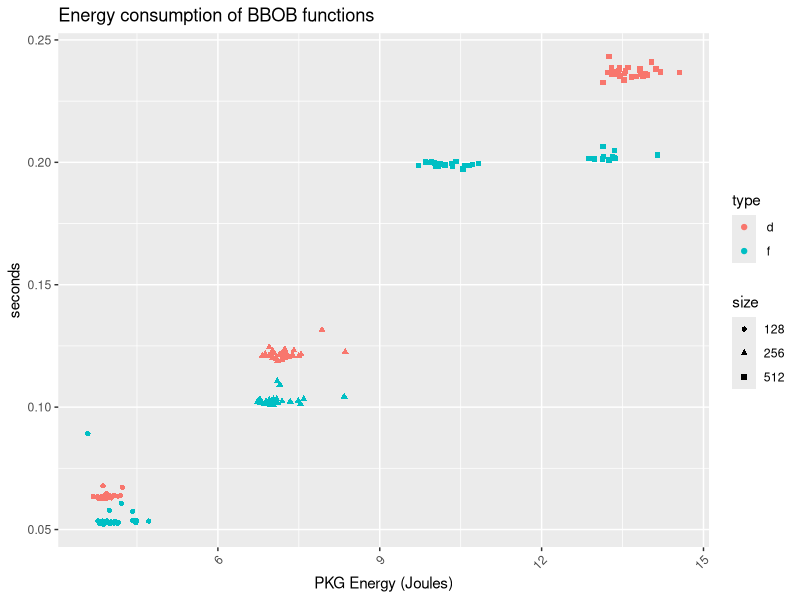
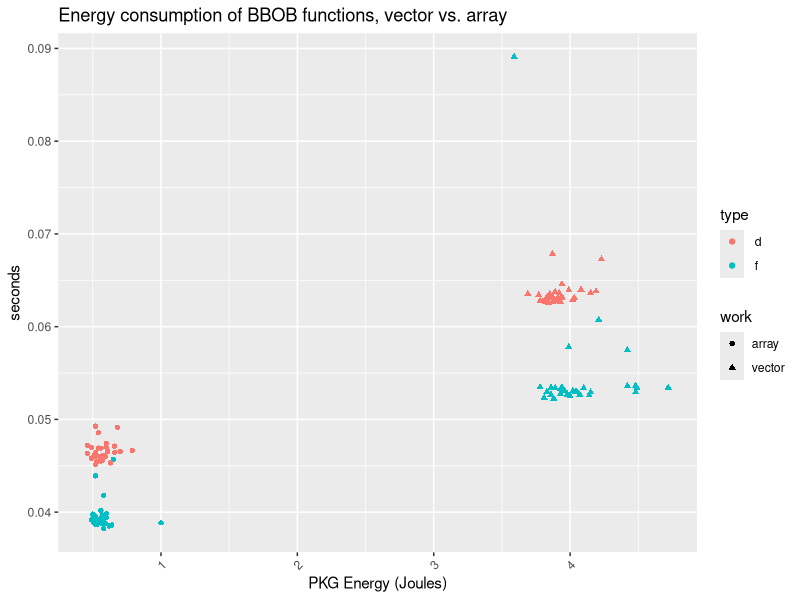
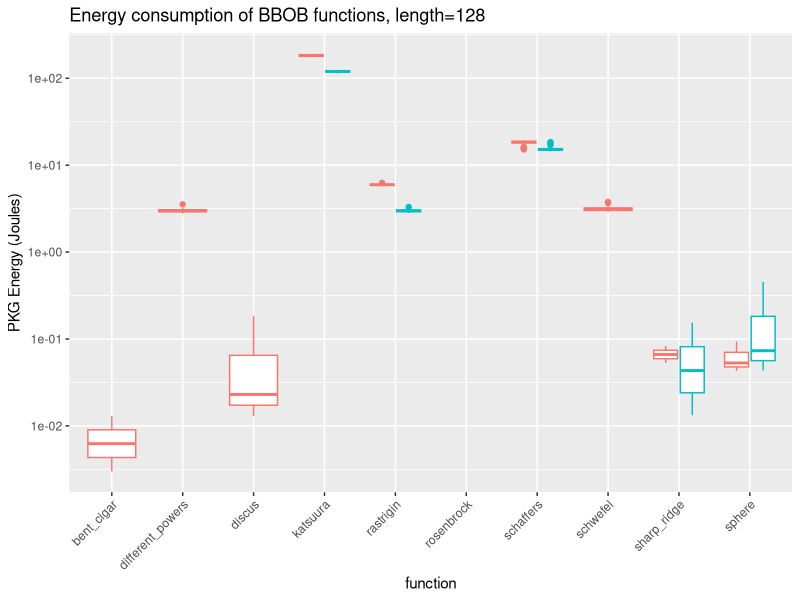
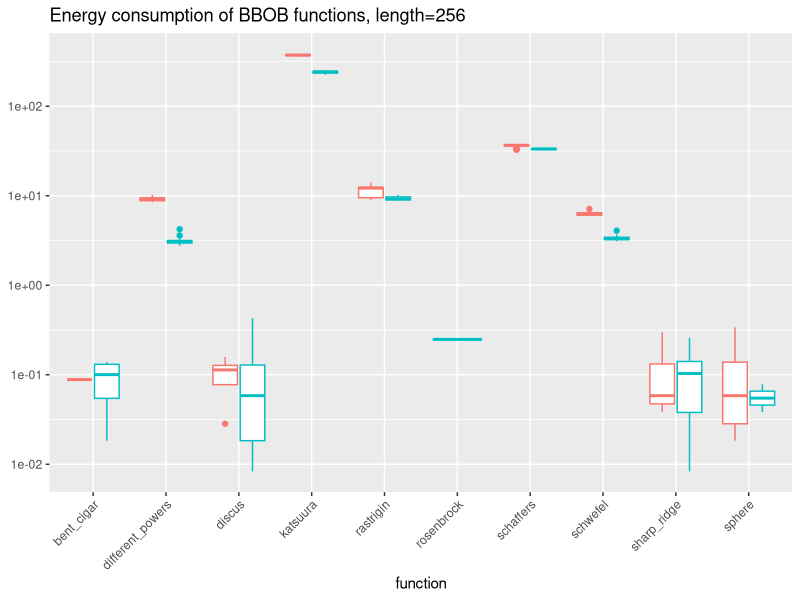
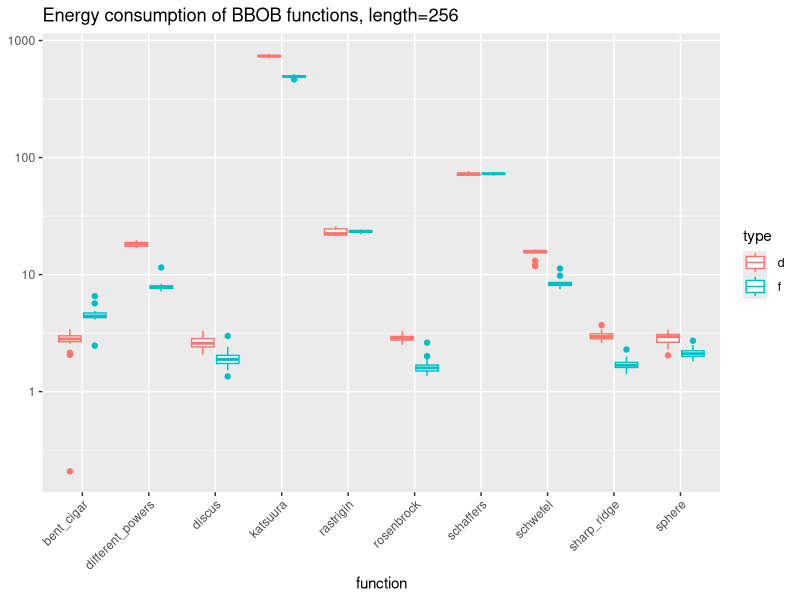
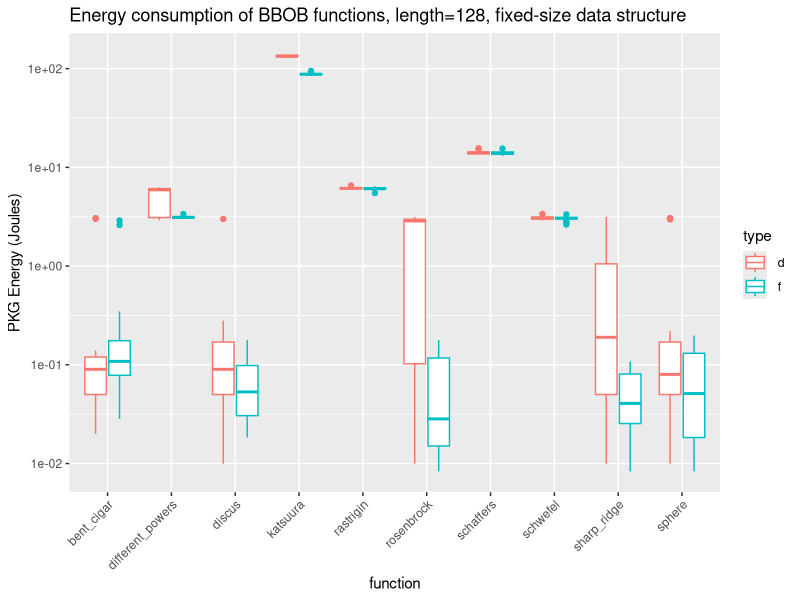
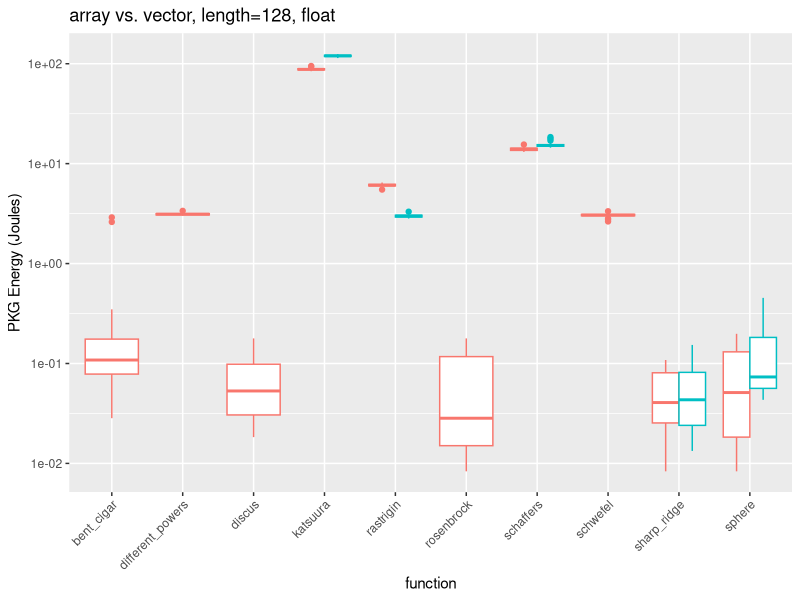
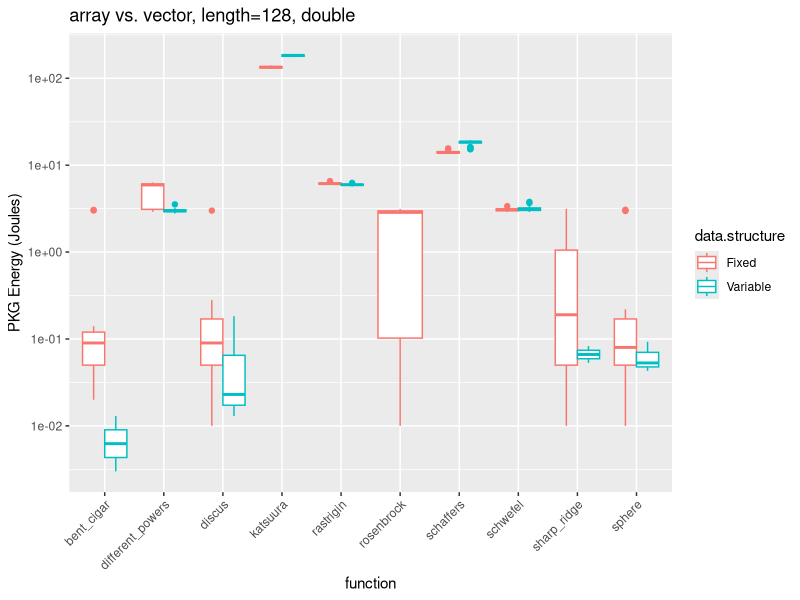

These figures' R source, in order:
## ----evostar.bbob.setup, echo=F, message=F, fig.height=4, fig.cap="Time in seconds for every experiment generating 40K chromosomes with 128,256,512 dimensions, using float or double for every one of them"----
library(ggplot2)
library(ggthemes)
library(dplyr)

base.variable.data <- read.csv("../data/evostar25-generation-5-Nov-07-30-15.csv")

base.variable.data$size <- as.factor(base.variable.data$size)
base.variable.data$type <- as.factor(base.variable.data$type)
ggplot(base.variable.data, aes(x=PKG, y=seconds, color=type, shape=size)) +
  geom_point() +
  labs(title="Energy consumption of BBOB functions", x="PKG Energy (Joules)", y="seconds") +
  theme(axis.text.x = element_text(angle = 45, hjust = 1))

base.variable.data %>% group_by(size, type) %>% summarise(mean.seconds=mean(seconds), sd.seconds=sd(seconds), mean.PKG = mean(PKG), sd.PKG = sd(PKG)) -> summary.base.variable.data


## ----evostar.bbob.fixed, echo=F, message=F, fig.height=4, fig.cap="Time in seconds for every experiment generating 40K chromosomes with 128,256,512 dimensions, using float or double for every one of them"----
base.fixed.data <- read.csv("../data/fixed-evostar25-generation-5-Nov-07-37-13.csv")

base.fixed.data$size <- as.factor(base.fixed.data$size)
base.fixed.data$type <- as.factor(base.fixed.data$type)
base.fixed.data$work <- rep("array", nrow(base.fixed.data))

base.variable.data.128 <- base.variable.data[base.variable.data$size == 128,]
base.variable.data.128$work <- rep("vector", nrow(base.variable.data.128))

base.data.128 <- rbind(base.fixed.data, base.variable.data.128)

ggplot(base.data.128, aes(x=PKG, y=seconds, color=type, shape=work)) +
  geom_point() +
  labs(title="Energy consumption of BBOB functions, vector vs. array", x="PKG Energy (Joules)", y="seconds") +
  theme(axis.text.x = element_text(angle = 45, hjust = 1))

base.fixed.data %>% group_by(size, type) %>% summarise(mean.seconds=mean(seconds), sd.seconds=sd(seconds), mean.PKG = mean(PKG), sd.PKG = sd(PKG)) -> summary.base.fixed.data


## ----evostar.bbob.functions, echo=F, message=F, warning=F, fig.height=6, out.width="30%", fig.show="hold", fig.cap="PKG energy consumed in every experiment evaluating 40K chromosomes with 128, 256, 512 dimensions, using float or double for every one of them. Please note the $y$ axes have different scales"----
functions.data <- read.csv("../data/variable-evostar25-bbob-10-Nov-19-10-32.csv")
functions.data <- functions.data[functions.data$work != "none",]
number.of.rows <- nrow(functions.data[ functions.data$size==128 & functions.data$type==" f",])
functions.data$delta.PKG <- 0
functions.data[ functions.data$size==128 & functions.data$type==" f",]$delta.PKG <- functions.data[ functions.data$size==128 & functions.data$type==" f",]$PKG - rep(summary.base.variable.data[ summary.base.variable.data$size == 128 & summary.base.variable.data$type==" f", ]$mean.PKG,number.of.rows)

functions.data[ functions.data$size==256 & functions.data$type==" f",]$delta.PKG <- functions.data[ functions.data$size==256 & functions.data$type==" f",]$PKG - rep(summary.base.variable.data[ summary.base.variable.data$size == 256 & summary.base.variable.data$type==" f", ]$mean.PKG,number.of.rows)

functions.data[ functions.data$size==512 & functions.data$type==" f",]$delta.PKG <- functions.data[ functions.data$size==512 & functions.data$type==" f",]$PKG - rep(summary.base.variable.data[ summary.base.variable.data$size == 512 & summary.base.variable.data$type==" f", ]$mean.PKG,number.of.rows)

functions.data[ functions.data$size==128 & functions.data$type==" d",]$delta.PKG <- functions.data[ functions.data$size==128 & functions.data$type==" d",]$PKG - rep(summary.base.variable.data[ summary.base.variable.data$size == 128 & summary.base.variable.data$type==" d", ]$mean.PKG,number.of.rows)

functions.data[ functions.data$size==256 & functions.data$type==" d",]$delta.PKG <- functions.data[ functions.data$size==256 & functions.data$type==" d",]$PKG - rep(summary.base.variable.data[ summary.base.variable.data$size == 256 & summary.base.variable.data$type==" d", ]$mean.PKG,number.of.rows)

functions.data[ functions.data$size==512 & functions.data$type==" d",]$delta.PKG <- functions.data[ functions.data$size==512 & functions.data$type==" d",]$PKG - rep(summary.base.variable.data[ summary.base.variable.data$size == 512 & summary.base.variable.data$type==" d", ]$mean.PKG,number.of.rows)

functions.data$delta.PKG <- pmax(functions.data$delta.PKG, 0)

ggplot(functions.data[ functions.data$size==128,], aes(x=work, y=delta.PKG, color=type)) +
  geom_boxplot() +
  labs(title="Energy consumption of BBOB functions, length=128", y="PKG Energy (Joules)", x="function") +
  theme(axis.text.x = element_text(angle = 45, hjust = 1)) + scale_y_log10() + theme(legend.position="none")

ggplot(functions.data[ functions.data$size==256,], aes(x=work, y=delta.PKG, color=type)) +
  geom_boxplot() +
  labs(title="Energy consumption of BBOB functions, length=256", y=NULL, x="function") +
  theme(axis.text.x = element_text(angle = 45, hjust = 1))+ scale_y_log10()+ theme(legend.position="none")

ggplot(functions.data[ functions.data$size==512,], aes(x=work, y=delta.PKG, color=type)) +
  geom_boxplot() +
  labs(title="Energy consumption of BBOB functions, length=256", y=NULL, x="function") +
  theme(axis.text.x = element_text(angle = 45, hjust = 1))+ scale_y_log10()


## ----evostar.bbob.fixed.functions, echo=F, message=F, warning=F, fig.height=4, fig.cap="PKG energy consumed in every experiment evaluating 40K chromosomes with 128, float or double. Please note $y$ scale is logarithmic"----
fixed.functions.data <- read.csv("../data/evostar25-bbob-fixed-12-Nov-08-20-03.csv")
number.of.rows <- nrow(fixed.functions.data[ fixed.functions.data$size==128 & fixed.functions.data$type==" f",])
fixed.functions.data$delta.PKG <- 0
fixed.functions.data[ fixed.functions.data$size==128 & fixed.functions.data$type==" f",]$delta.PKG <- fixed.functions.data[ fixed.functions.data$size==128 & fixed.functions.data$type==" f",]$PKG - rep(summary.base.fixed.data[ summary.base.fixed.data$size == 128 & summary.base.fixed.data$type==" f", ]$mean.PKG,number.of.rows)
fixed.functions.data[ fixed.functions.data$size==128 & fixed.functions.data$type==" d",]$delta.PKG <- fixed.functions.data[ fixed.functions.data$size==128 & fixed.functions.data$type==" d",]$PKG - rep(summary.base.fixed.data[ summary.base.fixed.data$size == 128 & summary.base.fixed.data$type==" d", ]$mean.PKG,number.of.rows)
fixed.functions.data$delta.PKG <- pmax(fixed.functions.data$delta.PKG, 0)

ggplot(fixed.functions.data[ fixed.functions.data$size==128,], aes(x=work, y=delta.PKG, color=type)) +
  geom_boxplot() +
  labs(title="Energy consumption of BBOB functions, length=128, fixed-size data structure", y="PKG Energy (Joules)", x="function") +
  theme(axis.text.x = element_text(angle = 45, hjust = 1))+ scale_y_log10()


## ----evostar.bbob.compares, echo=F, message=F, warning=F, fig.height=6, out.width="50%", fig.show="hold", fig.cap="PKG energy consumed in every experiment evaluating 40K chromosomes with 128, 256, 512 dimensions, using float or double for every one of them. Please note the $y$ axes have different scales"----
fixed.functions.data$data.structure <- "Fixed"
functions.data$data.structure <- "Variable"

functions.128 <- rbind(fixed.functions.data[ fixed.functions.data$size==128,], functions.data[ functions.data$size==128,])

ggplot(functions.128[ functions.128$type==" f",], aes(x=work, y=delta.PKG, color=data.structure)) +
  geom_boxplot( position="dodge") +
  labs(title="array vs. vector, length=128, float", y="PKG Energy (Joules)", x="function") +
  theme(axis.text.x = element_text(angle = 45, hjust = 1)) + scale_y_log10()+ theme(legend.position="none")

ggplot(functions.128[ functions.128$type==" d",], aes(x=work, y=delta.PKG, color=data.structure)) +
  geom_boxplot( position="dodge") +
  labs(title="array vs. vector, length=128, double", y="PKG Energy (Joules)", x="function") +
  theme(axis.text.x = element_text(angle = 45, hjust = 1)) + scale_y_log10()
